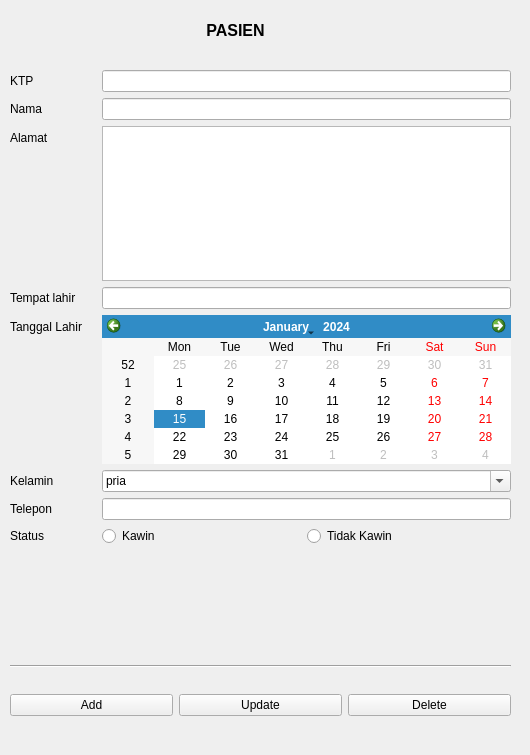
<?xml version="1.0" encoding="UTF-8"?>
<ui version="4.0">
 <class>FrmPasien</class>
 <widget class="QMainWindow" name="FrmPasien">
  <property name="geometry">
   <rect>
    <x>0</x>
    <y>0</y>
    <width>530</width>
    <height>755</height>
   </rect>
  </property>
  <property name="windowTitle">
   <string>Form Pasien</string>
  </property>
  <widget class="QWidget" name="centralwidget">
   <widget class="QLabel" name="label">
    <property name="geometry">
     <rect>
      <x>0</x>
      <y>20</y>
      <width>471</width>
      <height>20</height>
     </rect>
    </property>
    <property name="font">
     <font>
      <pointsize>12</pointsize>
      <weight>75</weight>
      <bold>true</bold>
     </font>
    </property>
    <property name="text">
     <string>PASIEN</string>
    </property>
    <property name="alignment">
     <set>Qt::AlignCenter</set>
    </property>
   </widget>
   <widget class="QWidget" name="verticalLayoutWidget">
    <property name="geometry">
     <rect>
      <x>10</x>
      <y>50</y>
      <width>501</width>
      <height>666</height>
     </rect>
    </property>
    <layout class="QVBoxLayout" name="verticalLayout">
     <item>
      <spacer name="horizontalSpacer">
       <property name="orientation">
        <enum>Qt::Horizontal</enum>
       </property>
       <property name="sizeHint" stdset="0">
        <size>
         <width>40</width>
         <height>20</height>
        </size>
       </property>
      </spacer>
     </item>
     <item>
      <layout class="QFormLayout" name="formLayout">
       <property name="horizontalSpacing">
        <number>20</number>
       </property>
       <item row="0" column="0">
        <widget class="QLabel" name="idOwnerLabel">
         <property name="text">
          <string>KTP</string>
         </property>
        </widget>
       </item>
       <item row="0" column="1">
        <widget class="QLineEdit" name="Txt_KTP"/>
       </item>
       <item row="1" column="0">
        <widget class="QLabel" name="label_2">
         <property name="text">
          <string>Nama</string>
         </property>
        </widget>
       </item>
       <item row="1" column="1">
        <widget class="QLineEdit" name="Txt_Nama"/>
       </item>
       <item row="2" column="0">
        <widget class="QLabel" name="alamatLabel">
         <property name="text">
          <string>Alamat</string>
         </property>
        </widget>
       </item>
       <item row="2" column="1">
        <widget class="QTextEdit" name="Txt_Alamat"/>
       </item>
       <item row="3" column="0">
        <widget class="QLabel" name="tempatlahirLabel">
         <property name="text">
          <string>Tempat lahir</string>
         </property>
        </widget>
       </item>
       <item row="3" column="1">
        <widget class="QLineEdit" name="Txt_TempatLahir"/>
       </item>
       <item row="4" column="0">
        <widget class="QLabel" name="passwordLabel">
         <property name="text">
          <string>&lt;html&gt;&lt;head/&gt;&lt;body&gt;&lt;p&gt;Tanggal Lahir&lt;/p&gt;&lt;/body&gt;&lt;/html&gt;</string>
         </property>
        </widget>
       </item>
       <item row="4" column="1">
        <widget class="QCalendarWidget" name="Cal_TanggalLahir"/>
       </item>
       <item row="5" column="0">
        <widget class="QLabel" name="labelkelamin">
         <property name="text">
          <string>Kelamin</string>
         </property>
        </widget>
       </item>
       <item row="5" column="1">
        <widget class="QComboBox" name="Cmb_Kelamin">
         <property name="enabled">
          <bool>true</bool>
         </property>
         <property name="editable">
          <bool>true</bool>
         </property>
         <property name="duplicatesEnabled">
          <bool>false</bool>
         </property>
         <item>
          <property name="text">
           <string>pria</string>
          </property>
         </item>
         <item>
          <property name="text">
           <string>wanita</string>
          </property>
         </item>
        </widget>
       </item>
       <item row="6" column="0">
        <widget class="QLabel" name="labeltelepon">
         <property name="text">
          <string>Telepon</string>
         </property>
        </widget>
       </item>
       <item row="6" column="1">
        <widget class="QLineEdit" name="Txt_Phone"/>
       </item>
       <item row="8" column="0">
        <widget class="QLabel" name="statusLabel">
         <property name="text">
          <string>Status</string>
         </property>
        </widget>
       </item>
       <item row="8" column="1">
        <layout class="QHBoxLayout" name="horizontalLayout">
         <item>
          <widget class="QRadioButton" name="Chk_Kawin">
           <property name="text">
            <string>Kawin</string>
           </property>
          </widget>
         </item>
         <item>
          <widget class="QRadioButton" name="Chk_Kawin_2">
           <property name="text">
            <string>Tidak Kawin</string>
           </property>
          </widget>
         </item>
        </layout>
       </item>
      </layout>
     </item>
     <item>
      <spacer name="verticalSpacer_2">
       <property name="orientation">
        <enum>Qt::Vertical</enum>
       </property>
       <property name="sizeHint" stdset="0">
        <size>
         <width>20</width>
         <height>40</height>
        </size>
       </property>
      </spacer>
     </item>
     <item>
      <spacer name="verticalSpacer_3">
       <property name="orientation">
        <enum>Qt::Vertical</enum>
       </property>
       <property name="sizeHint" stdset="0">
        <size>
         <width>20</width>
         <height>80</height>
        </size>
       </property>
      </spacer>
     </item>
     <item>
      <spacer name="verticalSpacer_4">
       <property name="orientation">
        <enum>Qt::Vertical</enum>
       </property>
       <property name="sizeHint" stdset="0">
        <size>
         <width>20</width>
         <height>40</height>
        </size>
       </property>
      </spacer>
     </item>
     <item>
      <spacer name="horizontalSpacer_3">
       <property name="orientation">
        <enum>Qt::Horizontal</enum>
       </property>
       <property name="sizeHint" stdset="0">
        <size>
         <width>40</width>
         <height>20</height>
        </size>
       </property>
      </spacer>
     </item>
     <item>
      <spacer name="verticalSpacer_5">
       <property name="orientation">
        <enum>Qt::Vertical</enum>
       </property>
       <property name="sizeHint" stdset="0">
        <size>
         <width>40</width>
         <height>80</height>
        </size>
       </property>
      </spacer>
     </item>
     <item>
      <spacer name="verticalSpacer">
       <property name="orientation">
        <enum>Qt::Vertical</enum>
       </property>
       <property name="sizeHint" stdset="0">
        <size>
         <width>20</width>
         <height>40</height>
        </size>
       </property>
      </spacer>
     </item>
     <item>
      <widget class="Line" name="line">
       <property name="orientation">
        <enum>Qt::Horizontal</enum>
       </property>
      </widget>
     </item>
     <item>
      <spacer name="horizontalSpacer_2">
       <property name="orientation">
        <enum>Qt::Horizontal</enum>
       </property>
       <property name="sizeHint" stdset="0">
        <size>
         <width>40</width>
         <height>20</height>
        </size>
       </property>
      </spacer>
     </item>
     <item>
      <layout class="QHBoxLayout" name="horizontalLayout_3">
       <item>
        <widget class="QPushButton" name="PB_add">
         <property name="text">
          <string>Add</string>
         </property>
        </widget>
       </item>
       <item>
        <widget class="QPushButton" name="PB_update">
         <property name="text">
          <string>Update</string>
         </property>
        </widget>
       </item>
       <item>
        <widget class="QPushButton" name="PB_del">
         <property name="text">
          <string>Delete</string>
         </property>
        </widget>
       </item>
      </layout>
     </item>
    </layout>
   </widget>
  </widget>
 </widget>
 <resources/>
 <connections/>
</ui>
